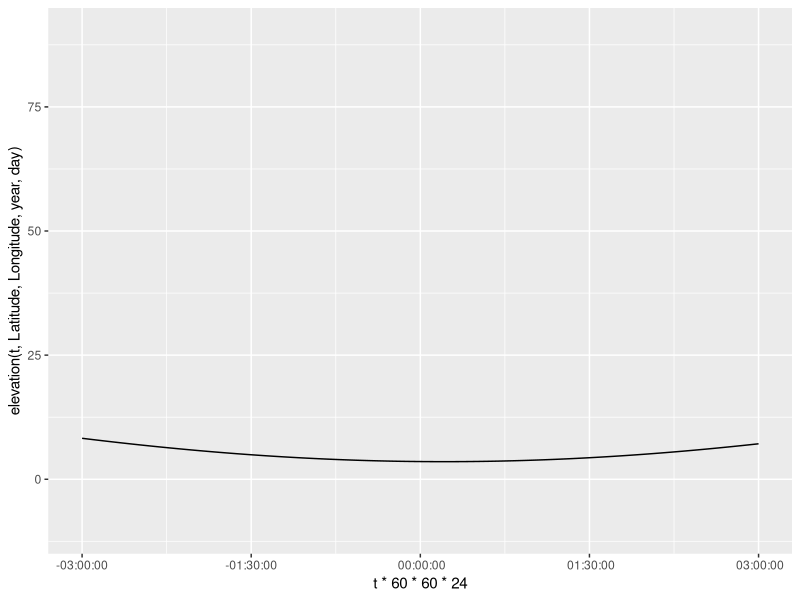
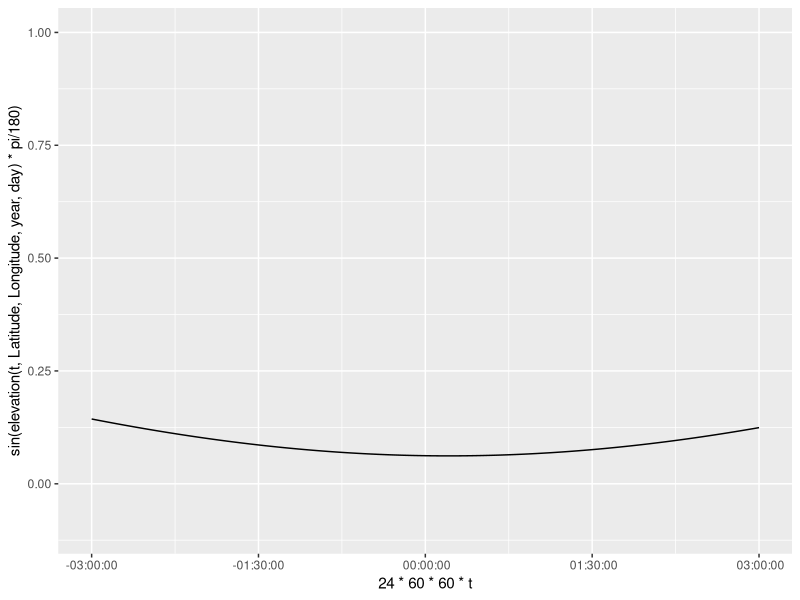
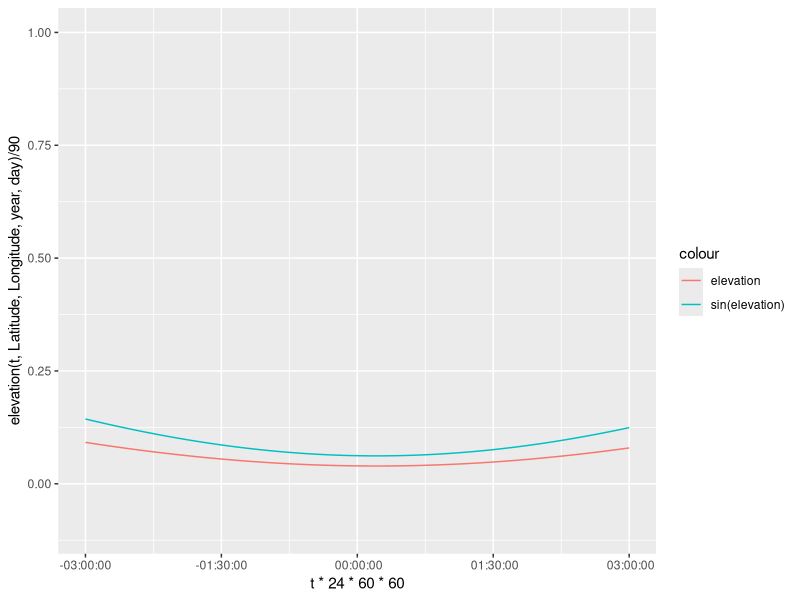
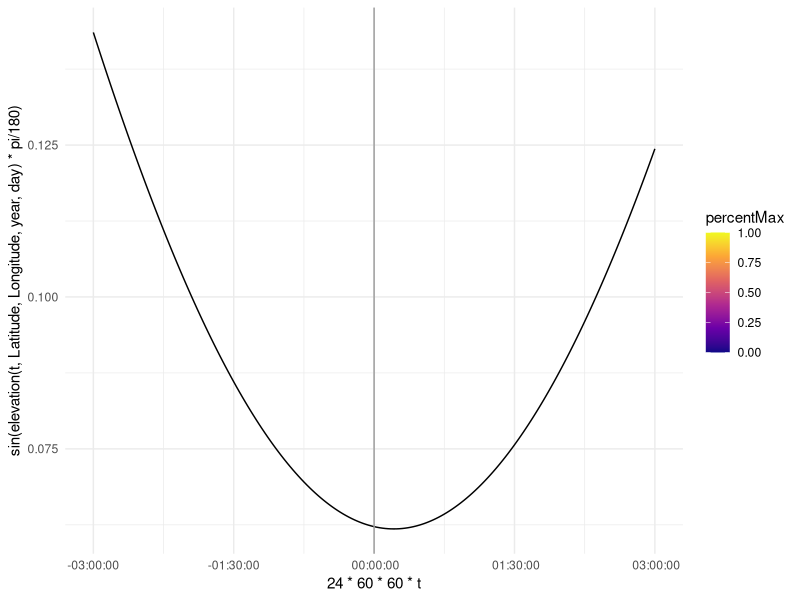
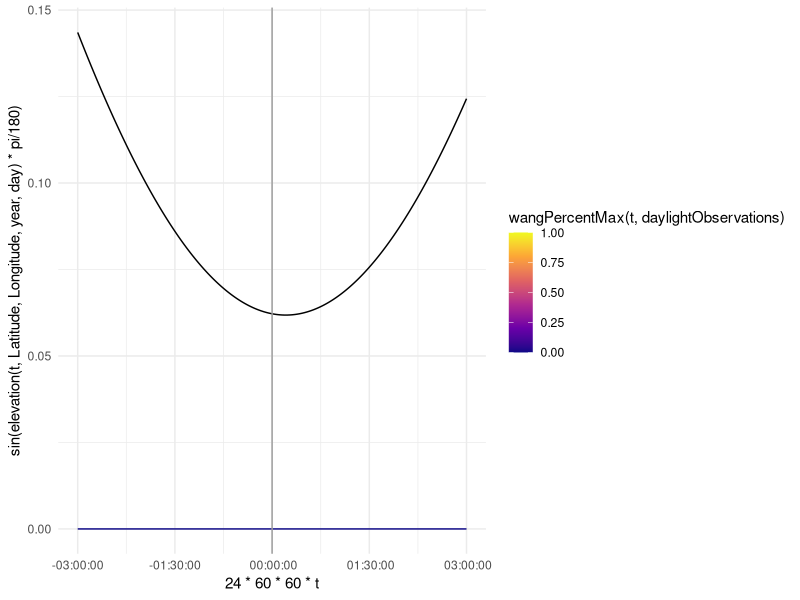

Write the R code that produced these figures, in order. (Note: this script raises an error after producing the figures.)
library(ggplot2)
Latitude = -75
Longitude = 0
year = 2020
day = 27
t=.5
Sunrise = 0 #initializing for global assignment
Sunset = 0 #initializing for global assignment

elevation = function(t,Latitude,Longitude,year,day){
  #Converting the year and day to Julian Day and Century. 2454466.5 is
  #12:00 AM of Jan 1 2008. Using mid day as the average 2454467 is Jan 1 2008
  #ifelse(year == 2008, JulianDay = 2454466+day, JulianDay = 2454467+day+(year-2008)*365);
  JulianDay = 2454466+day;
  ##Calculate solar position constants for the day in question. These
  ##functions were obtained from an NOAA Solar Calculations spreadsheet.
  ##Note: the variation seen throughout a given day is so small that we can
  ##treat these as constants. More on this later.
  JulianCentury = (JulianDay-2451545)/36525;
  GeomMeanLongSunDeg = (280.46646+JulianCentury*(36000.76983+JulianCentury*.0003032))%%360;
  GeomMeanAnomSunDeg = 357.52911+JulianCentury*(35999.05029 - 0.0001537*JulianCentury);
  EccentEarthOrbit = 0.016708634-JulianCentury*(0.000042037+0.0000001267*JulianCentury);
  SunEqOfCtr = sin(pi/180*(GeomMeanAnomSunDeg))*(1.914602-JulianCentury*(0.004817+0.000014*JulianCentury))+sin(pi/180*(2*GeomMeanAnomSunDeg))*(0.019993-0.000101*JulianCentury)+sin(pi/180*(3*GeomMeanAnomSunDeg))*0.000289;
  SunTrueLongDeg = GeomMeanLongSunDeg+SunEqOfCtr;
  SunAppLongDeg = SunTrueLongDeg-0.00569-0.00478*sin(pi/180*(125.04-1934.136*JulianCentury));
  MeanObliqEclipticDeg = 23+(26+((21.448-JulianCentury*(46.815+JulianCentury*(0.00059-JulianCentury*0.001813))))/60)/60;
  ObliqCorrDeg = MeanObliqEclipticDeg+0.00256*cos(pi/180*(125.04-1934.136*JulianCentury));
  SunDeclineDeg = 180/pi*(asin(sin(pi/180*(ObliqCorrDeg))*sin(pi/180*(SunAppLongDeg))));
  vary = tan(pi/180*(ObliqCorrDeg/2))*tan(pi/180*(ObliqCorrDeg/2));
  EqOfTimeMinutes = 4*180/pi*(vary*sin(2*pi/180*(GeomMeanLongSunDeg))-2*EccentEarthOrbit*sin(pi/180*(GeomMeanAnomSunDeg))+4*EccentEarthOrbit*vary*sin(pi/180*(GeomMeanAnomSunDeg))*cos(2*pi/180*(GeomMeanLongSunDeg))-0.5*vary*vary*sin(4*pi/180*(GeomMeanLongSunDeg))-1.25*EccentEarthOrbit*EccentEarthOrbit*sin(2*pi/180*(GeomMeanAnomSunDeg)));

  ## Define maximum PAR ratio: Solar Constant*.487(%of radiation that makes up PAR)*scale(100)/Sin(90)
  MaxRatio=.487*1361*100;
  srssangle = 90;
  HAval = cos(pi/180*(srssangle))/(cos(pi/180*(Latitude))*cos(pi/180*(SunDeclineDeg)))-tan(pi/180*(Latitude))*tan(pi/180*(SunDeclineDeg));
  if (HAval <= -1){
    HASunriseDeg = 180
  } else if (HAval >= 1) {
    HASunriseDeg = 0
  } else {
    HASunriseDeg = 180/pi*acos(HAval)
  }
  SunlightDuration = HASunriseDeg/180;

  A = sin(Latitude*pi/180)*sin(SunDeclineDeg*pi/180);
  B = cos(Latitude*pi/180)*cos(SunDeclineDeg*pi/180);

  SolarNoon = (720-4*Longitude-EqOfTimeMinutes+0*60)/1440;
  assign("Sunrise", ((SolarNoon*1440-HASunriseDeg*4)/1440)%%1, envir = .GlobalEnv); #keep sunrise positive and between zero and 1
  assign("Sunset", Sunrise+SunlightDuration, envir = .GlobalEnv); #assign SR/SS to global for use in other functions

  C = EqOfTimeMinutes/4+Longitude;

  return(90-(acos(A+B*cos((t*360+C+180)*pi/180)))*180/pi)
    
}

elevation(t,Latitude,Longitude,year,day)

t = seq(Sunrise-1/8,Sunset+1/8,1/(8*100))
ggplot(data = NULL, aes(x = t*60*60*24, y = elevation(t,Latitude,Longitude,year,day)))+
  coord_cartesian(ylim = c(-10,90))+
  geom_line()+
  scale_x_time()
            
ggplot(data = NULL, aes(x = 24*60*60*t, y = sin(elevation(t,Latitude,Longitude,year,day)*pi/180)))+
  coord_cartesian(ylim = c(-.1,1))+
  geom_line()+
  scale_x_time()

ggplot(data = NULL, aes(x = t*24*60*60, y = elevation(t,Latitude,Longitude,year,day)/90, col = "elevation"))+
  coord_cartesian(ylim = c(-.1,1))+
  geom_line()+
  geom_line(data = NULL, aes(x = 24*60*60*t, y = sin(elevation(t,Latitude,Longitude,year,day)*pi/180), col = "sin(elevation)"))+
  labs()+
  scale_x_time()


###Creating projections from each observation

#Max PAR: .487*1361/sin(elevation)
library(tidyverse)

time = c(0,1/8,2/8,3/8,4/8,5/8,6/8,7/8)
time = time+ceiling(Sunrise*8)/8
observations = tibble(time, elevation(time, Latitude, Longitude, year, day))
observations = observations %>%
  select(time, elevation = `elevation(time, Latitude, Longitude, year, day)`)

daylightObservations = observations %>%
  mutate(maxPAR = .487*1361*sin(elevation*pi/180)) %>%
  filter(time < Sunset)

daylightObservations = daylightObservations %>%
  mutate(PAR = runif(dim(daylightObservations)[1], min = 0, max = 1)*maxPAR)

daylightObservations = daylightObservations %>%
  mutate(percentMax = PAR/maxPAR)
  
##add vector to indicate Sunrise and Sunset
timeSS = c(Sunrise, Sunset)

ggplot(data = NULL, aes(x = 24*60*60*t, y = sin(elevation(t,Latitude,Longitude,year,day)*pi/180)))+
  #coord_cartesian(ylim = c(-.1,1))+
  geom_line()+
  scale_x_time()+
  geom_point(data = daylightObservations, aes(x = time*24*60*60, y = PAR/(.487*1361), color = percentMax))+
  scale_color_viridis_c(option = "C", limits = c(0,1))+
  geom_vline(xintercept = timeSS*24*60*60 , color = 8)+
  theme_minimal()

###Creating a function that will plot the Wang et al. algorithm for each point

wangInstPAR = function(t, daylightObservations){
  l = dim(daylightObservations)[1]
  if (l == 0){
    return(rep(0,length(t)))
  }
  wangt = tibble(t) %>%
    mutate(notInDay = t < Sunrise | t > Sunset)
  if (l >= 1){
    wangt = wangt %>%
      mutate(overpass1 = as.numeric(daylightObservations[1,1]),
             PAR1 = as.numeric(daylightObservations[1,4]))
  }
  if (l >= 2){
    wangt = wangt %>%
      mutate(overpass2 = as.numeric(daylightObservations[2,1]),
             PAR2 = as.numeric(daylightObservations[2,4]))
  }
  if (l >= 3){
    wangt = wangt %>%
      mutate(overpass3 = as.numeric(daylightObservations[3,1]),
             PAR3 = as.numeric(daylightObservations[3,4]))
  }
  if (l >= 4){
    wangt = wangt %>%
      mutate(overpass4 = as.numeric(daylightObservations[4,1]),
             PAR4 = as.numeric(daylightObservations[4,4]))
  }
  if (l >= 5){
    wangt = wangt %>%
      mutate(overpass5 = as.numeric(daylightObservations[5,1]),
             PAR5 = as.numeric(daylightObservations[5,4]))
  }
  if (l >= 6){
    wangt = wangt %>%
      mutate(overpass6 = as.numeric(daylightObservations[6,1]),
             PAR6 = as.numeric(daylightObservations[6,4]))
  }
  if (l >= 7){
    wangt = wangt %>%
      mutate(overpass7 = as.numeric(daylightObservations[7,1]),
             PAR7 = as.numeric(daylightObservations[7,4]))
  }
  if (l >= 8){
    wangt = wangt %>%
      mutate(overpass8 = as.numeric(daylightObservations[8,1]),
             PAR8 = as.numeric(daylightObservations[8,4]))
  }
  
  # create index and initialize instPAR column
  wangt = wangt %>%
    mutate(instPAR = round((t-Sunrise+1/8)*800+1))
  
  #identify times before sunrise
  group = wangt %>%
    filter(t<=Sunrise) %>%
    select(instPAR)
  #set instPAR equal to 0.
  wangt$instPAR[group$instPAR] = 0
  
  #identify times after sunset
  group = wangt %>%
    filter(t>= Sunset) %>%
    select(instPAR)
  #set instPAR equal to 0.
  wangt$instPAR[group$instPAR] = 0
  
  if (l >= 1){
    #identify times between sunrise and first observation
    group = wangt %>%
      filter(t>Sunrise & t<=overpass1) %>%
      select(instPAR)
    #calculate instPAR (eq. 6.2)
    wangt$instPAR[group$instPAR] = as_vector(wangt$PAR1*(sin((wangt$t-Sunrise)*pi/(Sunset-Sunrise))/sin((wangt$overpass1-Sunrise)*pi/(Sunset-Sunrise))))[group$instPAR]
  }
  
  if (l >= 2){
    #identify times between first and second observation
    group = wangt %>%
      filter(t>overpass1 & t<=overpass2) %>%
      select(instPAR)
    #calculate instPAR (eq. 6.4)
    wangt$instPAR[group$instPAR] = as_vector((wangt$overpass2-wangt$t)/(wangt$overpass2-wangt$overpass1)*(wangt$PAR1*(sin((wangt$t-Sunrise)*pi/(Sunset-Sunrise))/sin((wangt$overpass1-Sunrise)*pi/(Sunset-Sunrise))))+
                                               (wangt$t-wangt$overpass1)/(wangt$overpass2-wangt$overpass1)*(wangt$PAR2*(sin((wangt$t-Sunrise)*pi/(Sunset-Sunrise))/sin((wangt$overpass2-Sunrise)*pi/(Sunset-Sunrise)))))[group$instPAR]
  }
  
  if (l >= 3){
    #identify times between second and third observation
    group = wangt %>%
      filter(t>overpass2 & t<=overpass3) %>%
      select(instPAR)
    #calculate instPAR (eq. 6.4)
    wangt$instPAR[group$instPAR] = as_vector((wangt$overpass3-wangt$t)/(wangt$overpass3-wangt$overpass2)*(wangt$PAR2*(sin((wangt$t-Sunrise)*pi/(Sunset-Sunrise))/sin((wangt$overpass2-Sunrise)*pi/(Sunset-Sunrise))))+
                                               (wangt$t-wangt$overpass2)/(wangt$overpass3-wangt$overpass2)*(wangt$PAR3*(sin((wangt$t-Sunrise)*pi/(Sunset-Sunrise))/sin((wangt$overpass3-Sunrise)*pi/(Sunset-Sunrise)))))[group$instPAR]
  }
  
  if (l >= 4){
    #identify times between third and forth observation
    group = wangt %>%
      filter(t>overpass3 & t<=overpass4) %>%
      select(instPAR)
    #calculate instPAR (eq. 6.4)
    wangt$instPAR[group$instPAR] = as_vector((wangt$overpass4-wangt$t)/(wangt$overpass4-wangt$overpass3)*(wangt$PAR3*(sin((wangt$t-Sunrise)*pi/(Sunset-Sunrise))/sin((wangt$overpass3-Sunrise)*pi/(Sunset-Sunrise))))+
                                               (wangt$t-wangt$overpass3)/(wangt$overpass4-wangt$overpass3)*(wangt$PAR4*(sin((wangt$t-Sunrise)*pi/(Sunset-Sunrise))/sin((wangt$overpass4-Sunrise)*pi/(Sunset-Sunrise)))))[group$instPAR]
  }
  
  if (l >= 5){
    #identify times between forth and fifth observation
    group = wangt %>%
      filter(t>overpass4 & t<=overpass5) %>%
      select(instPAR)
    #calculate instPAR (eq. 6.4)
    wangt$instPAR[group$instPAR] = as_vector((wangt$overpass5-wangt$t)/(wangt$overpass5-wangt$overpass4)*(wangt$PAR4*(sin((wangt$t-Sunrise)*pi/(Sunset-Sunrise))/sin((wangt$overpass4-Sunrise)*pi/(Sunset-Sunrise))))+
                                               (wangt$t-wangt$overpass4)/(wangt$overpass5-wangt$overpass4)*(wangt$PAR5*(sin((wangt$t-Sunrise)*pi/(Sunset-Sunrise))/sin((wangt$overpass5-Sunrise)*pi/(Sunset-Sunrise)))))[group$instPAR]
  }
  
  if (l >= 6){
    #identify times between fifth and sixth observation
    group = wangt %>%
      filter(t>overpass5 & t<=overpass6) %>%
      select(instPAR)
    #calculate instPAR (eq. 6.4)
    wangt$instPAR[group$instPAR] = as_vector((wangt$overpass6-wangt$t)/(wangt$overpass6-wangt$overpass5)*(wangt$PAR5*(sin((wangt$t-Sunrise)*pi/(Sunset-Sunrise))/sin((wangt$overpass5-Sunrise)*pi/(Sunset-Sunrise))))+
                                               (wangt$t-wangt$overpass5)/(wangt$overpass6-wangt$overpass5)*(wangt$PAR6*(sin((wangt$t-Sunrise)*pi/(Sunset-Sunrise))/sin((wangt$overpass6-Sunrise)*pi/(Sunset-Sunrise)))))[group$instPAR]
  }
  
  if (l >= 7){
    #identify times between sixth and seventh observation
    group = wangt %>%
      filter(t>overpass6 & t<=overpass7) %>%
      select(instPAR)
    #calculate instPAR (eq. 6.4)
    wangt$instPAR[group$instPAR] = as_vector((wangt$overpass7-wangt$t)/(wangt$overpass7-wangt$overpass6)*(wangt$PAR6*(sin((wangt$t-Sunrise)*pi/(Sunset-Sunrise))/sin((wangt$overpass6-Sunrise)*pi/(Sunset-Sunrise))))+
                                               (wangt$t-wangt$overpass6)/(wangt$overpass7-wangt$overpass6)*(wangt$PAR7*(sin((wangt$t-Sunrise)*pi/(Sunset-Sunrise))/sin((wangt$overpass7-Sunrise)*pi/(Sunset-Sunrise)))))[group$instPAR]
  }
  
  if (l >= 8){
    #identify times between seventh and eigth observation
    group = wangt %>%
      filter(t>overpass7 & t<=overpass8) %>%
      select(instPAR)
    #calculate instPAR (eq. 6.4)
    wangt$instPAR[group$instPAR] = as_vector((wangt$overpass8-wangt$t)/(wangt$overpass8-wangt$overpass7)*(wangt$PAR7*(sin((wangt$t-Sunrise)*pi/(Sunset-Sunrise))/sin((wangt$overpass7-Sunrise)*pi/(Sunset-Sunrise))))+
                                               (wangt$t-wangt$overpass7)/(wangt$overpass8-wangt$overpass7)*(wangt$PAR8*(sin((wangt$t-Sunrise)*pi/(Sunset-Sunrise))/sin((wangt$overpass8-Sunrise)*pi/(Sunset-Sunrise)))))[group$instPAR]
  }
  
  #find last observation before Sunset
  if (l == 1){
    #identify times between last observation and Sunset
    group = wangt %>%
      filter(t>overpass1 & t<=Sunset) %>%
      select(instPAR)
    #calculate instPAR (eq. 6.2)
    wangt$instPAR[group$instPAR] = as_vector(wangt$PAR1*(sin((wangt$t-Sunrise)*pi/(Sunset-Sunrise))/sin((wangt$overpass1-Sunrise)*pi/(Sunset-Sunrise))))[group$instPAR]
  } else if (l == 2){
    #identify times between last observation and Sunset
    group = wangt %>%
      filter(t>overpass2 & t<=Sunset) %>%
      select(instPAR)
    #calculate instPAR (eq. 6.2)
    wangt$instPAR[group$instPAR] = as_vector(wangt$PAR2*(sin((wangt$t-Sunrise)*pi/(Sunset-Sunrise))/sin((wangt$overpass2-Sunrise)*pi/(Sunset-Sunrise))))[group$instPAR]
  } else if (l == 3){
    #identify times between last observation and Sunset
    group = wangt %>%
      filter(t>overpass3 & t<=Sunset) %>%
      select(instPAR)
    #calculate instPAR (eq. 6.2)
    wangt$instPAR[group$instPAR] = as_vector(wangt$PAR3*(sin((wangt$t-Sunrise)*pi/(Sunset-Sunrise))/sin((wangt$overpass3-Sunrise)*pi/(Sunset-Sunrise))))[group$instPAR]
  } else if (l == 4){
    #identify times between last observation and Sunset
    group = wangt %>%
      filter(t>overpass4 & t<=Sunset) %>%
      select(instPAR)
    #calculate instPAR (eq. 6.2)
    wangt$instPAR[group$instPAR] = as_vector(wangt$PAR4*(sin((wangt$t-Sunrise)*pi/(Sunset-Sunrise))/sin((wangt$overpass4-Sunrise)*pi/(Sunset-Sunrise))))[group$instPAR]
  } else if (l == 5){
    #identify times between last observation and Sunset
    group = wangt %>%
      filter(t>overpass5 & t<=Sunset) %>%
      select(instPAR)
    #calculate instPAR (eq. 6.2)
    wangt$instPAR[group$instPAR] = as_vector(wangt$PAR5*(sin((wangt$t-Sunrise)*pi/(Sunset-Sunrise))/sin((wangt$overpass5-Sunrise)*pi/(Sunset-Sunrise))))[group$instPAR]
  } else if (l == 6){
    #identify times between last observation and Sunset
    group = wangt %>%
      filter(t>overpass6 & t<=Sunset) %>%
      select(instPAR)
    #calculate instPAR (eq. 6.2)
    wangt$instPAR[group$instPAR] = as_vector(wangt$PAR6*(sin((wangt$t-Sunrise)*pi/(Sunset-Sunrise))/sin((wangt$overpass6-Sunrise)*pi/(Sunset-Sunrise))))[group$instPAR]
  } else if (l == 7){
    #identify times between last observation and Sunset
    group = wangt %>%
      filter(t>overpass7 & t<=Sunset) %>%
      select(instPAR)
    #calculate instPAR (eq. 6.2)
    wangt$instPAR[group$instPAR] = as_vector(wangt$PAR7*(sin((wangt$t-Sunrise)*pi/(Sunset-Sunrise))/sin((wangt$overpass7-Sunrise)*pi/(Sunset-Sunrise))))[group$instPAR]
  } else if (l == 8){
    #identify times between last observation and Sunset
    group = wangt %>%
      filter(t>overpass8 & t<=Sunset) %>%
      select(instPAR)
    #calculate instPAR (eq. 6.2)
    wangt$instPAR[group$instPAR] = as_vector(wangt$PAR8*(sin((wangt$t-Sunrise)*pi/(Sunset-Sunrise))/sin((wangt$overpass8-Sunrise)*pi/(Sunset-Sunrise))))[group$instPAR]
  }
  
  return(wangt$instPAR)
}

wangPercentMax = function(t, daylightObservations){
  wangPercentMaxt = tibble(wangInstPAR(t, daylightObservations)) %>%
    select(InstPAR = 'wangInstPAR(t, daylightObservations)') %>%
    mutate(t = t,
           elevation = elevation(t, Latitude, Longitude, year, day),
           maxPAR = sin(elevation*pi/180)*.487*1361)
  wangPercentMaxt = wangPercentMaxt %>%
    mutate(percentMax = InstPAR/maxPAR)
  return(wangPercentMaxt$percentMax)
}



ggplot(data = NULL, aes(x = 24*60*60*t, y = sin(elevation(t,Latitude,Longitude,year,day)*pi/180)))+
  #coord_cartesian(ylim = c(-.1,1))+
  geom_line()+
  scale_x_time()+
  geom_line(data = NULL, aes(x = 24*60*60*t, y = wangInstPAR(t, daylightObservations)/(.487*1361), color = wangPercentMax(t, daylightObservations)))+
  geom_point(data = daylightObservations, aes(x = time*24*60*60, y = PAR/(.487*1361), color = percentMax))+
  scale_color_viridis_c(option = "C", limits = c(0,1))+
  geom_vline(xintercept = timeSS*24*60*60, color = 8)+
  theme_minimal()


##Create linear PAR ratio




##create sky based on instPAR percentage of max and raw value (black at night, blue-gray during high-low par/high sun, red at sunset)

sky = tibble(t)

# t[101]=Sunrise
#Sunset = length-100

ggplot(data = NULL, aes(x = 24*60*60*t, y = sin(elevation(t,Latitude,Longitude,year,day)*pi/180)))+
  #coord_cartesian(ylim = c(-.1,1))+
  geom_line()+
  geom_vline(xintercept = 1:3, data =  ,aes())+
  scale_x_time()+
  geom_point(data = daylightObservations, aes(x = time*24*60*60, y = max_PAR/(.487*1361), color = percentMax))+
  scale_color_viridis_c(option = "C")+
  geom_point(data = observationsSS, aes(x = time*24*60*60,  y = max_PAR/(.487*1361)), color = 2)+
  theme_minimal()

